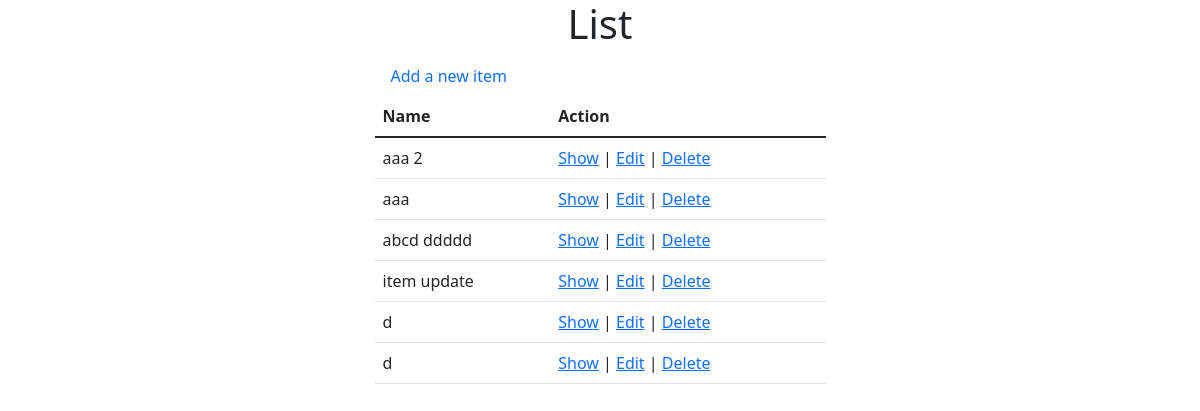
The page /admin/cart/index.php on the database its author committed.
### tables this page shows
CREATE TABLE `carts` (
  `id` int(11) NOT NULL,
  `sld` int(11) NOT NULL,
  `product_id` int(11) NOT NULL,
  `picture` varchar(255) DEFAULT NULL,
  `product_title` varchar(255) NOT NULL,
  `qty` int(11) NOT NULL,
  `unite_price` int(11) NOT NULL,
  `total_price` int(11) NOT NULL
);

### src/Cart.php (called while the page is built, shortened)
<?php
class Cart
{
    public function __construct()
    {
        $this->conn = new PDO("mysql:host=localhost;dbname=ecommerce", 'root', '');
        $this->conn->setAttribute(PDO::ATTR_ERRMODE, PDO::ERRMODE_EXCEPTION);
    }
    public function index()
    {
        $query = "SELECT * FROM `carts`";
        $stmt = $this->conn->prepare($query);
        $result = $stmt->execute();
        $carts = $stmt->fetchAll();
        return $carts;
    }
}

### admin/cart/index.php (the view, shortened to what this page needs)
<?php
$_cart = new Cart();
$carts = $_cart->index();
?>
<!doctype html>
<html lang="en">
<head>
    <link href="https://cdn.jsdelivr.net/npm/bootstrap@5.1.3/dist/css/bootstrap.min.css" rel="stylesheet"
>
</head>
<body>
    <section>
        <div class="container">
            <div class="row justify-content-center">
                <div class="col-md-5">
                    <h1 class="text-center">List</h1>
                    <ul class="nav">
                        <li class="nav-item">
                            <a class="nav-link active" aria-current="page" href="create.php">Add a new item</a>
                        </li>
                    </ul>
                    <table class="table">
                        <thead>
                            <tr>
                                <th scope="col">Name</th>
                                <th scope="col">Action</th>
                            </tr>
                        </thead>
                        <tbody>
                            <?php
                foreach ($carts as $cart):
                ?>
                            <tr>
                                <td><?= $cart['product_title'];?></td>
                                <td><a href="show.php?id=<?=$cart['id']?>">Show</a> | <a
                                        href="edit.php?id=<?=$cart['id']?>">Edit</a> | <a
                                        href="delete.php?id=<?=$cart['id']?>">Delete</a></td>
                            </tr>
                            <?php
                endforeach;
                ?>
                        </tbody>
                    </table>
                </div>
            </div>
        </div>
    </section>
</body>
</html>

### rows shown on the page
carts: product_title "aaa 2"
carts: product_title "aaa"
carts: product_title "abcd ddddd"
carts: product_title "item update"
carts: product_title "d"
carts: product_title "d"
